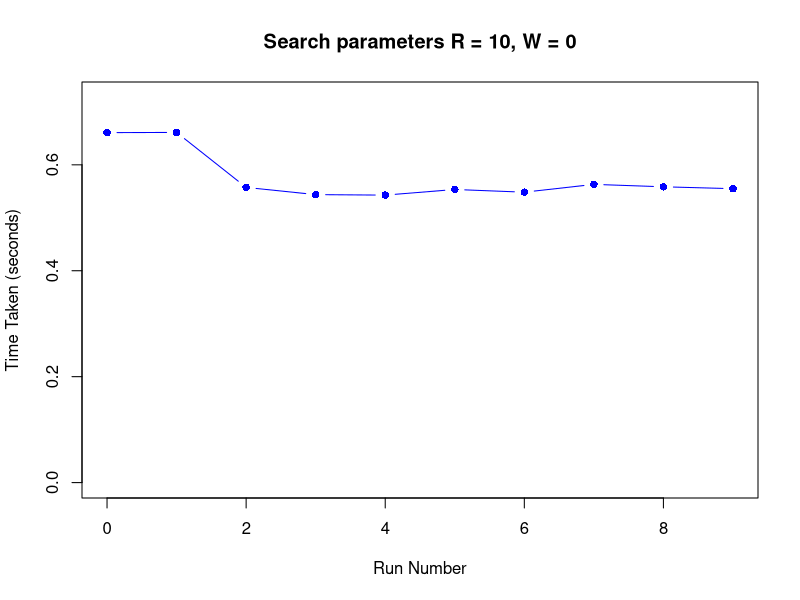
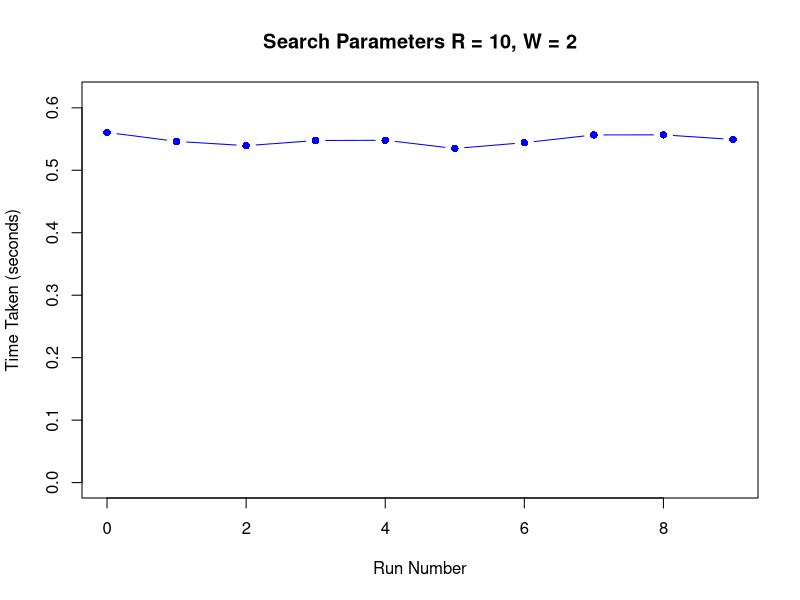
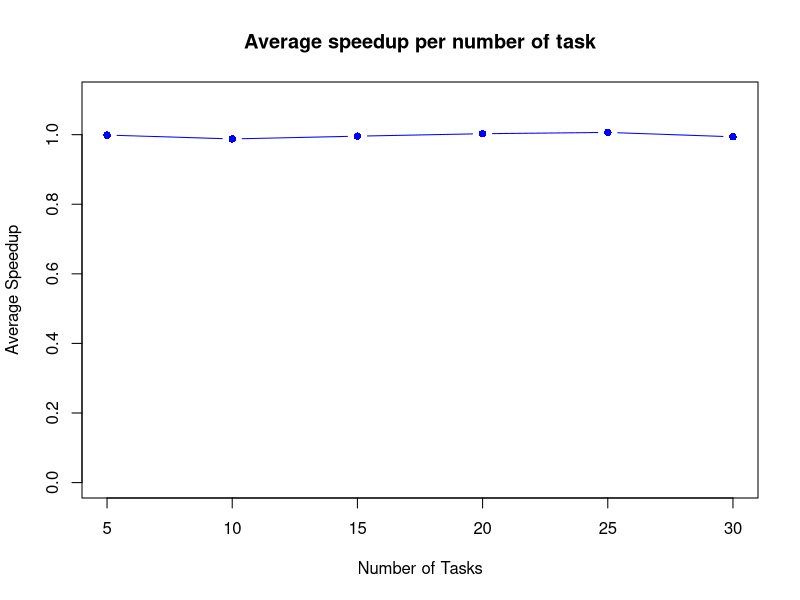
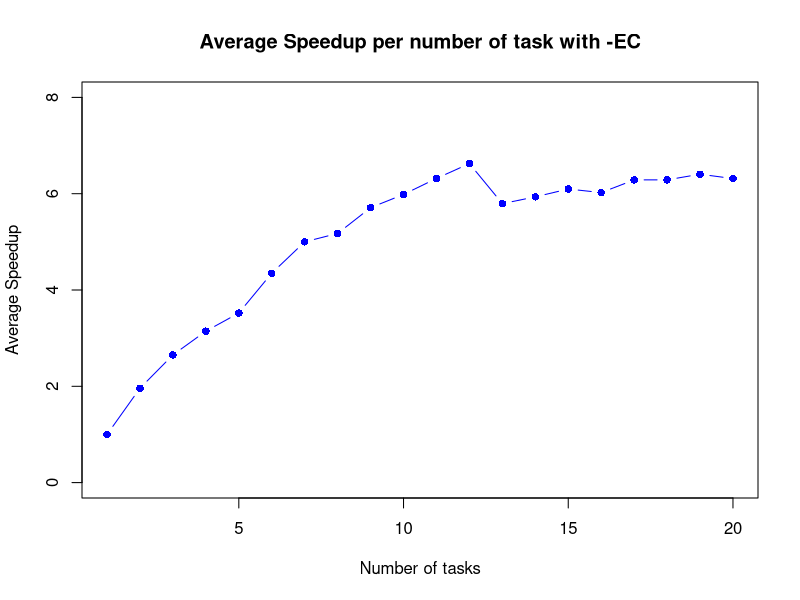
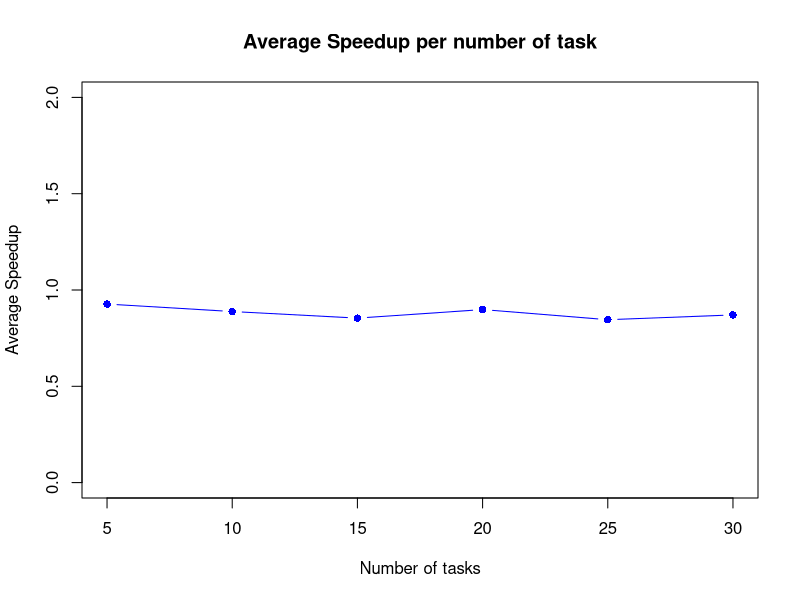
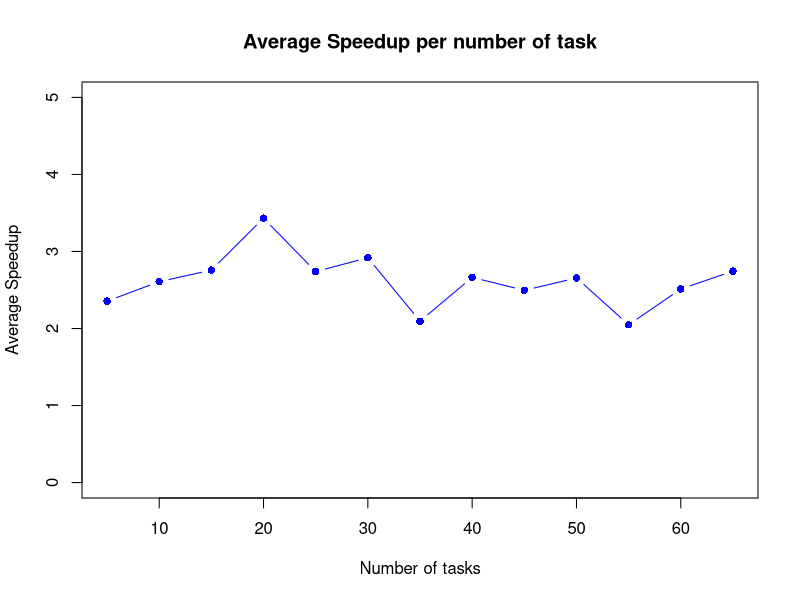

The R source for these figures, in order:
# Figur 1 - 4

#Figur 1
runs <- c(0, 1, 2, 3, 4, 5, 6, 7, 8, 9)
time_taken <- c(0.660790, 0.661175, 0.557329, 0.543740, 0.542802, 0.553452, 0.548347, 0.563096, 0.558516, 0.554964)


# Create a data frame
data <- data.frame(Run = runs, Time = time_taken)


# Find the minimum and maximum y values to set the limits
min_y <- min(time_taken)
max_y <- max(time_taken)

# Plot the graph
plot(data$Run, data$Time, 
     type = "b",  # Both points and lines
     xlab = "Run Number",
     ylab = "Time Taken (seconds)",
     main = "Search parameters R = 10, W = 0",
     pch = 16,    # Point type
     col = "blue",
     ylim = c(0, max_y * 1.1))  # Set y-axis limits to zoom in slightly

#Figur 2
runs <- c(0, 1, 2, 3, 4, 5, 6, 7, 8, 9)
time_taken <- c(0.560613, 0.546230, 0.539421, 0.547647, 0.548046, 0.534922, 0.544242, 0.556604, 0.556736, 0.549296)

# Create a data frame
data <- data.frame(Run = runs, Time = time_taken)


# Find the minimum and maximum y values to set the limits
min_y <- min(time_taken)
max_y <- max(time_taken)

# Plot the graph
plot(data$Run, data$Time, 
     type = "b",  # Both points and lines
     xlab = "Run Number",
     ylab = "Time Taken (seconds)",
     main = "Search Parameters R = 10, W = 2",
     pch = 16,    # Point type
     col = "blue",
     ylim = c(0, max_y * 1.1))  # Set y-axis limits to zoom in slightly


#Figur 3
runs <- c(5, 10, 15, 20, 25, 30)
time_taken <- c(0.9987605582694478, 0.9876909300097844, 0.9956608889483511, 1.002690616120719, 1.006393504113481, 0.9938562872138282)
# Create a data frame
data <- data.frame(Run = runs, Time = time_taken)


# Find the minimum and maximum y values to set the limits
min_y <- min(time_taken)
max_y <- max(time_taken)

# Plot the graph
plot(data$Run, data$Time, 
     type = "b",  # Both points and lines
     xlab = "Number of Tasks",
     ylab = "Average Speedup",
     main = "Average speedup per number of task",
     pch = 16,    # Point type
     col = "blue",
     ylim = c(0, max_y * 1.1))  # Set y-axis limits to zoom in slightly



#Figur 4
tasks <- c(1, 2, 3, 4, 5, 6, 7, 8, 9, 10, 11, 12, 13, 14, 15, 16, 17, 18, 19, 20)
average_speedups <- c(0.9990865203716257, 1.9601258284737426, 2.6517997413780234, 3.1453609961245435, 3.5217193786590406, 4.348759162104267, 5.000340723553035, 5.1748394306626295, 5.710124791969634, 5.985184724368407, 6.317090034082443, 6.62569055935551, 5.793965463367269, 5.934486818584351, 6.0976198101098475, 6.023243642095963, 6.286700317464327, 6.287550790897958, 6.404753607066754, 6.314626000797497)

# Create a data frame
speedup_data <- data.frame(Tasks = tasks, Speedup = average_speedups)

min_y <- min(speedup_data)
max_y <- max(speedup_data)

# Plot the graph
plot(speedup_data$Tasks, speedup_data$Speedup, 
     type = "b",  # Both points and lines
     xlab = "Number of tasks",
     ylab = "Average Speedup",
     main = "Average Speedup per number of task with -EC",
     pch = 16,    # Point type
     col = "blue",
     ylim = c(0, 8))  # Set y-axis limits to zoom in slightly


#Figur 7
tasks <- c(5, 10, 15, 20, 25, 30)
average_speedups <- c(0.9270308034157287, 0.8882412175306099, 0.8539974064559916, 
                      0.8984064439260377, 0.8457316978718791, 0.8705916277959068)


# Create a data frame
speedup_data <- data.frame(Tasks = tasks, Speedup = average_speedups)

min_y <- min(speedup_data)
max_y <- max(speedup_data)

# Plot the graph
plot(speedup_data$Tasks, speedup_data$Speedup, 
     type = "b",  # Both points and lines
     xlab = "Number of tasks",
     ylab = "Average Speedup",
     main = "Average Speedup per number of task",
     pch = 16,    # Point type
     col = "blue",
     ylim = c(0, 2))  # Set y-axis limits to zoom in slightly



tasks <- c(5, 10, 15, 20, 25, 30, 35, 40, 45, 50, 55, 60, 65)
average_speedups <- c(2.3555337598080865, 2.6084486832665257, 2.7583347757764587, 3.4321835443037974, 2.7395704968832195,
                      2.91865468088425, 2.0952399480832784, 2.663905987026778, 2.4957292669978988, 2.65622415434763,
                      2.0490325723830733, 2.5127746853088717, 2.7455080681096518)


# Create a data frame
speedup_data <- data.frame(Tasks = tasks, Speedup = average_speedups)

min_y <- min(speedup_data)
max_y <- max(speedup_data)

# Plot the graph
plot(speedup_data$Tasks, speedup_data$Speedup, 
     type = "b",  # Both points and lines
     xlab = "Number of tasks",
     ylab = "Average Speedup",
     main = "Average Speedup per number of task",
     pch = 16,    # Point type
     col = "blue",
     ylim = c(0, 5))  # Set y-axis limits to zoom in slightly

